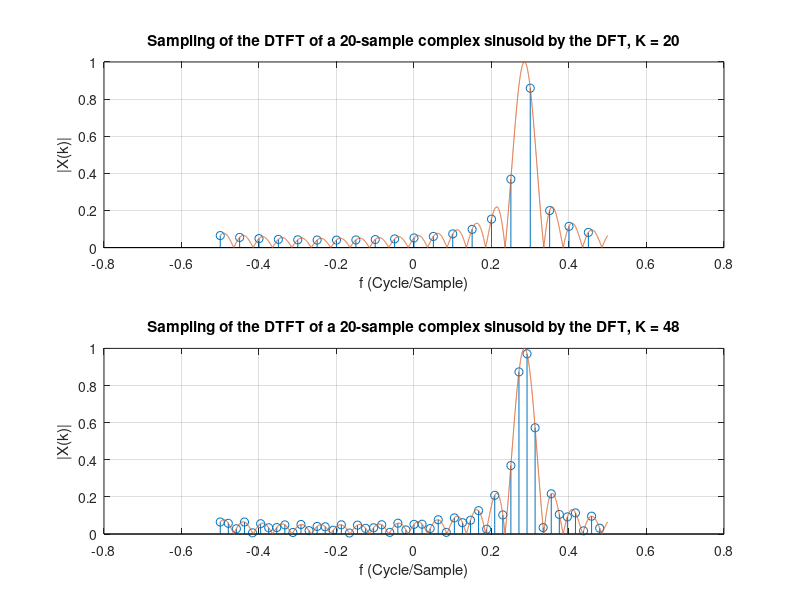

Write the MATLAB code that produced this figure.
clear; clc; close all;
%%
f0 = 0.285;
N = 20;

%% DTFT
fLimit = 0.5;
f = linspace(-fLimit,fLimit,10001);
X = zeros(length(f),1);

for i = 1:length(f)
    if sin(pi*(f(i)-f0)) == 0
        X(i) = N;
    else
        X(i) = abs( sin(N*pi*(f(i)-f0))/sin(pi*(f(i)-f0)) );
    end
end
X = X/N;

%% FFT
x = exp(1j*2*pi*f0*(0:N-1));

figure(1)
subplot(2,1,1)
K1 = 20;
X1 = fftshift(fft(x,K1)/N);
f1 = (0:K1-1)/K1 - 1/2;
stem(f1,abs(X1));
hold on
plot(f, X);
xlabel('f (Cycle/Sample)')
ylabel('|X(k)|')
title('Sampling of the DTFT of a 20-sample complex sinusoid by the DFT, K = 20')
grid on

subplot(2,1,2)
K2 = 48;
X2 = fftshift(fft(x,K2)/N);
f2 = (0:K2-1)/K2 - 1/2;
stem(f2,abs(X2));
hold on
plot(f, X);
xlabel('f (Cycle/Sample)')
ylabel('|X(k)|')
title('Sampling of the DTFT of a 20-sample complex sinusoid by the DFT, K = 48')
grid on